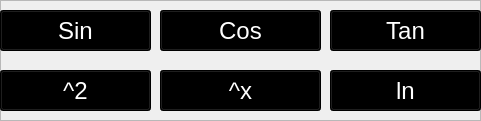
   <widget class="QFrame" name="frame_2">
    <property name="geometry">
     <rect>
      <x>20</x>
      <y>260</y>
      <width>481</width>
      <height>121</height>
     </rect>
    </property>
    <property name="frameShape">
     <enum>QFrame::StyledPanel</enum>
    </property>
    <property name="frameShadow">
     <enum>QFrame::Raised</enum>
    </property>
    <widget class="QPushButton" name="bSin">
     <property name="geometry">
      <rect>
       <x>0</x>
       <y>10</y>
       <width>151</width>
       <height>41</height>
      </rect>
     </property>
     <property name="font">
      <font>
       <family>Arial</family>
       <pointsize>18</pointsize>
      </font>
     </property>
     <property name="cursor">
      <cursorShape>PointingHandCursor</cursorShape>
     </property>
     <property name="styleSheet">
      <string notr="true">background-color: rgb(0, 0, 0);
color: rgb(255, 255, 255);</string>
     </property>
     <property name="text">
      <string>Sin</string>
     </property>
    </widget>
    <widget class="QPushButton" name="bln">
     <property name="geometry">
      <rect>
       <x>330</x>
       <y>70</y>
       <width>151</width>
       <height>41</height>
      </rect>
     </property>
     <property name="font">
      <font>
       <family>Arial</family>
       <pointsize>18</pointsize>
      </font>
     </property>
     <property name="cursor">
      <cursorShape>PointingHandCursor</cursorShape>
     </property>
     <property name="styleSheet">
      <string notr="true">background-color: rgb(0, 0, 0);
color: rgb(255, 255, 255);</string>
     </property>
     <property name="text">
      <string>ln</string>
     </property>
    </widget>
    <widget class="QPushButton" name="bToThePowerX">
     <property name="geometry">
      <rect>
       <x>160</x>
       <y>70</y>
       <width>161</width>
       <height>41</height>
      </rect>
     </property>
     <property name="font">
      <font>
       <family>Arial</family>
       <pointsize>18</pointsize>
      </font>
     </property>
     <property name="cursor">
      <cursorShape>PointingHandCursor</cursorShape>
     </property>
     <property name="styleSheet">
      <string notr="true">background-color: rgb(0, 0, 0);
color: rgb(255, 255, 255);</string>
     </property>
     <property name="text">
      <string>^x</string>
     </property>
    </widget>
    <widget class="QPushButton" name="bSquare">
     <property name="geometry">
      <rect>
       <x>0</x>
       <y>70</y>
       <width>151</width>
       <height>41</height>
      </rect>
     </property>
     <property name="font">
      <font>
       <family>Arial</family>
       <pointsize>18</pointsize>
      </font>
     </property>
     <property name="cursor">
      <cursorShape>PointingHandCursor</cursorShape>
     </property>
     <property name="styleSheet">
      <string notr="true">background-color: rgb(0, 0, 0);
color: rgb(255, 255, 255);</string>
     </property>
     <property name="text">
      <string>^2</string>
     </property>
    </widget>
    <widget class="QPushButton" name="bTan">
     <property name="geometry">
      <rect>
       <x>330</x>
       <y>10</y>
       <width>151</width>
       <height>41</height>
      </rect>
     </property>
     <property name="font">
      <font>
       <family>Arial</family>
       <pointsize>18</pointsize>
      </font>
     </property>
     <property name="cursor">
      <cursorShape>PointingHandCursor</cursorShape>
     </property>
     <property name="styleSheet">
      <string notr="true">background-color: rgb(0, 0, 0);
color: rgb(255, 255, 255);</string>
     </property>
     <property name="text">
      <string>Tan</string>
     </property>
    </widget>
    <widget class="QPushButton" name="bCos">
     <property name="geometry">
      <rect>
       <x>160</x>
       <y>10</y>
       <width>161</width>
       <height>41</height>
      </rect>
     </property>
     <property name="font">
      <font>
       <family>Arial</family>
       <pointsize>18</pointsize>
      </font>
     </property>
     <property name="cursor">
      <cursorShape>PointingHandCursor</cursorShape>
     </property>
     <property name="styleSheet">
      <string notr="true">background-color: rgb(0, 0, 0);
color: rgb(255, 255, 255);</string>
     </property>
     <property name="text">
      <string>Cos</string>
     </property>
    </widget>
   </widget>
